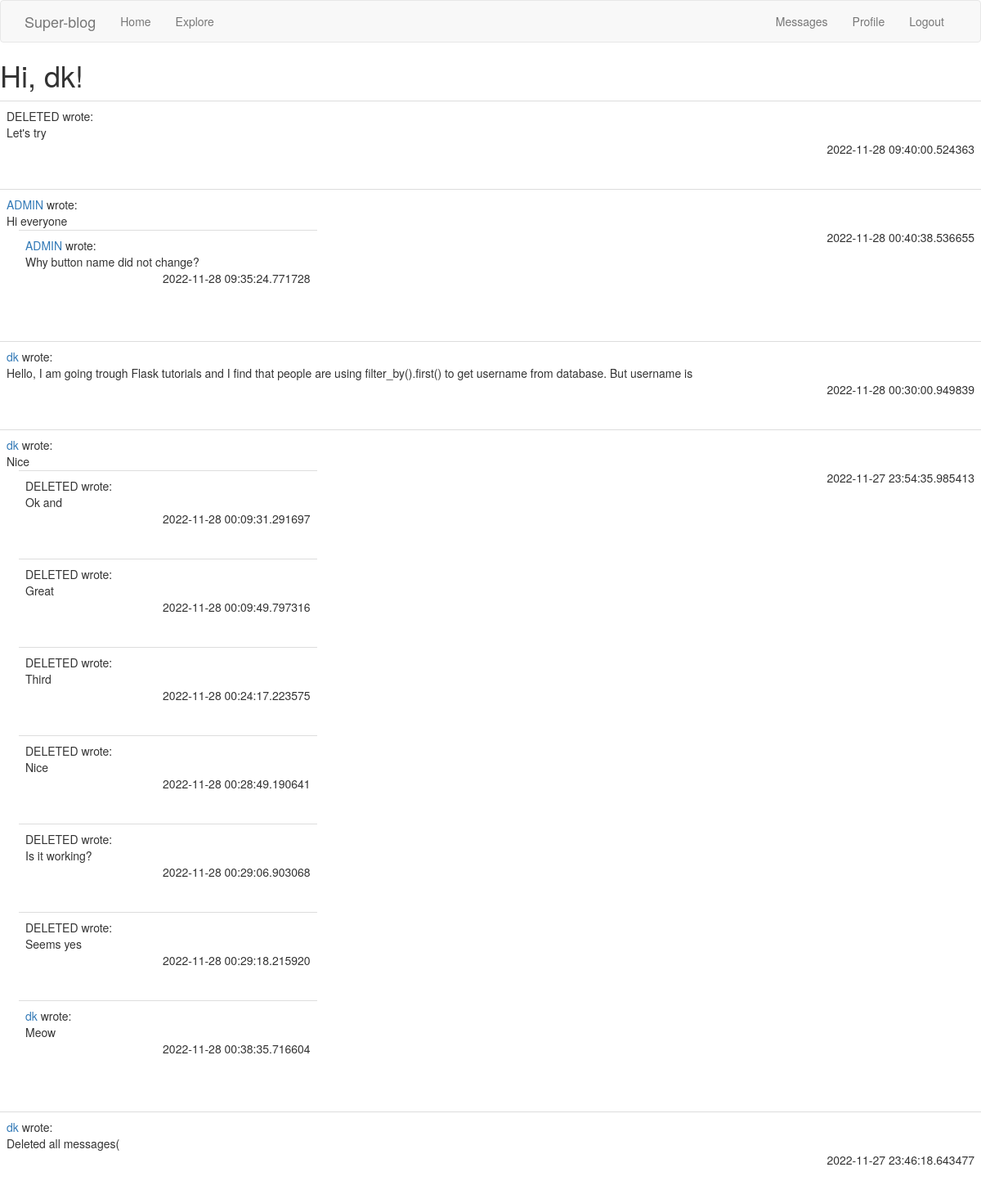
Page /explore (signed in) on the committed database.
### app/models.py (models this page shows, shortened)
class User(UserMixin, db.Model):
    id = db.Column(db.Integer, primary_key=True)
    username = db.Column(db.String(64), index=True, unique=True)
    email = db.Column(db.String(120), index=True, unique=True)
    password_hash = db.Column(db.String(128))
    posts = db.relationship('Post', backref='author', lazy='dynamic')
    comments = db.relationship('Comment', backref='author', lazy='dynamic')
    bio = db.Column(db.String(140))
    last_seen = db.Column(db.DateTime, default=datetime.now)
    followed = db.relationship(
        'User', secondary=followers,
        primaryjoin=(followers.c.follower_id == id),
        secondaryjoin=(followers.c.followed_id == id),
        backref=db.backref('followers', lazy='dynamic'), lazy='dynamic')
    messages_sent = db.relationship('Message',
                                    foreign_keys='Message.sender_id',
                                    backref='author', lazy='dynamic')
    messages_received = db.relationship('Message',
                                        foreign_keys='Message.recipient_id',
                                        backref='recipient', lazy='dynamic')
    last_message_read_time = db.Column(db.DateTime)
    def new_messages(self):
        last_read_time = self.last_message_read_time or datetime(1970, 1, 1)
        return Message.query.filter_by(recipient=self).filter(
            Message.timestamp > last_read_time).count()

class Post(db.Model):
    id = db.Column(db.Integer, primary_key=True)
    body = db.Column(db.String(300))
    timestamp = db.Column(db.DateTime, index=True, default=datetime.now)
    user_id = db.Column(db.Integer, db.ForeignKey('user.id'))
    replies = db.relationship('Comment',
                              foreign_keys='Comment.parent_id',
                              backref='root', lazy='dynamic')

class Comment(db.Model):
    id = db.Column(db.Integer, primary_key=True)
    body = db.Column(db.String(300))
    timestamp = db.Column(db.DateTime, index=True, default=datetime.now)
    user_id = db.Column(db.Integer, db.ForeignKey('user.id'))
    parent_id = db.Column(db.Integer, db.ForeignKey('post.id'))

### app/routes.py (the view)
@app.route('/explore')
@login_required
def explore():
    posts = Post.query.order_by(Post.timestamp.desc()).all()
    return render_template('index.html', title='Explore', posts=posts)

### app/models.py (called while the page is built)
@login.user_loader
def load_user(id):
    return User.query.get(int(id))

### app/routes.py (called while the page is built)
@app.before_request
def before_request():
    if current_user.is_authenticated:
        current_user.last_seen = datetime.utcnow()
        db.session.commit()

### app/templates/index.html (shortened to what this page needs)
{% extends "base.html" %}
{% import 'bootstrap/wtf.html' as wtf %}
{% block content %}
    <h1>Hi, {{ current_user.username }}!</h1>
    {% for post in posts %}
        {% include '_post.html' %}
    {% endfor %}
{% endblock %}

### app/templates/_post.html (shortened to what this page needs)
{% import 'bootstrap/wtf.html' as wtf %}
<table class="table table-hover">
  <tr>
    <div class="col-md-4">
      <td>
          {% if post.author.username %}
          <a href="{{ url_for('user', username=post.author.username) }}">
              {{ post.author.username }}
          </a>
          {% else %}
          DELETED
          {% endif %}
          wrote:
          <br>
          {{ post.body }}
          <br>
          <div class="col-md-4">
            {% block content %}
              {% for comment in post.replies %}
                  {% include '_comment.html' %}
              {% endfor %}
            {% endblock %}
          </div>
          <p align="right">{{ post.timestamp }}</p>
      </td>
    </div>
  </tr>
</table>

### app/templates/_comment.html
{% import 'bootstrap/wtf.html' as wtf %}
<table class="table table-hover">
  <tr>
    <div class="col-md-4">
      <td>
        {% if comment.author.username %}
        <a href="{{ url_for('user', username=comment.author.username) }}">
          {{ comment.author.username }}
        </a>
        {% else %}
        DELETED
        {% endif %}
          wrote:
          <br>
          {{ comment.body }}
          <br>
          <p align="right">{{ comment.timestamp }}</p>
      </td>
    </div>
  </tr>
</table>

### rows in the picture
User: username "dk"
Post: shows "DELETED", body "Let's try", timestamp "2022-11-28 09:40:00.524363"
Post: author.username "ADMIN", body "Hi everyone", timestamp "2022-11-28 00:40:38.536655"
Comment: author.username "ADMIN", body "Why button name did not change?", timestamp "2022-11-28 09:35:24.771728"
Post: author.username "dk", body "Hello, I am going trough Flask tutorials and I find that people are using filter_by().first() to get username from database. But username is", timestamp "2022-11-28 00:30:00.949839"
Post: author.username "dk", body "Nice", timestamp "2022-11-27 23:54:35.985413"
Comment: shows "DELETED", body "Ok and", timestamp "2022-11-28 00:09:31.291697"
Comment: shows "DELETED", body "Great", timestamp "2022-11-28 00:09:49.797316"
Comment: shows "DELETED", body "Third", timestamp "2022-11-28 00:24:17.223575"
Comment: shows "DELETED", body "Nice", timestamp "2022-11-28 00:28:49.190641"
Comment: shows "DELETED", body "Is it working?", timestamp "2022-11-28 00:29:06.903068"
Comment: shows "DELETED", body "Seems yes", timestamp "2022-11-28 00:29:18.215920"
Comment: author.username "dk", body "Meow", timestamp "2022-11-28 00:38:35.716604"
Post: author.username "dk", body "Deleted all messages(", timestamp "2022-11-27 23:46:18.643477"
